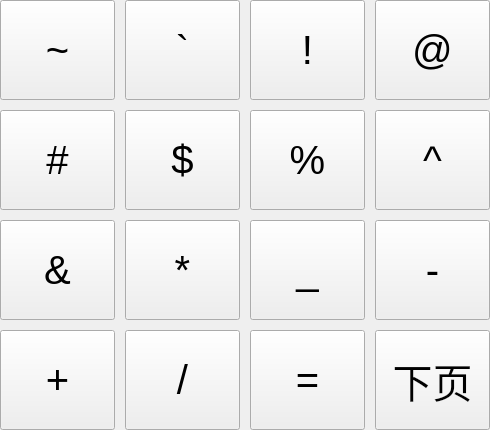
       <widget class="QWidget" name="page">
        <layout class="QGridLayout" name="gridLayout_4">
         <property name="leftMargin">
          <number>0</number>
         </property>
         <property name="topMargin">
          <number>0</number>
         </property>
         <property name="rightMargin">
          <number>0</number>
         </property>
         <property name="bottomMargin">
          <number>0</number>
         </property>
         <property name="spacing">
          <number>10</number>
         </property>
         <item row="0" column="0">
          <widget class="QPushButton" name="panelButton_tilde">
           <property name="sizePolicy">
            <sizepolicy hsizetype="Minimum" vsizetype="Minimum">
             <horstretch>0</horstretch>
             <verstretch>0</verstretch>
            </sizepolicy>
           </property>
           <property name="minimumSize">
            <size>
             <width>115</width>
             <height>100</height>
            </size>
           </property>
           <property name="maximumSize">
            <size>
             <width>100</width>
             <height>100</height>
            </size>
           </property>
           <property name="font">
            <font>
             <pointsize>30</pointsize>
            </font>
           </property>
           <property name="focusPolicy">
            <enum>Qt::NoFocus</enum>
           </property>
           <property name="text">
            <string>~</string>
           </property>
           <property name="keyCode" stdset="0">
            <UInt>126</UInt>
           </property>
          </widget>
         </item>
         <item row="0" column="1">
          <widget class="QPushButton" name="panelButton_backquote">
           <property name="sizePolicy">
            <sizepolicy hsizetype="Minimum" vsizetype="Minimum">
             <horstretch>0</horstretch>
             <verstretch>0</verstretch>
            </sizepolicy>
           </property>
           <property name="minimumSize">
            <size>
             <width>115</width>
             <height>100</height>
            </size>
           </property>
           <property name="maximumSize">
            <size>
             <width>100</width>
             <height>100</height>
            </size>
           </property>
           <property name="font">
            <font>
             <pointsize>30</pointsize>
            </font>
           </property>
           <property name="focusPolicy">
            <enum>Qt::NoFocus</enum>
           </property>
           <property name="text">
            <string>`</string>
           </property>
           <property name="keyCode" stdset="0">
            <UInt>96</UInt>
           </property>
          </widget>
         </item>
         <item row="0" column="2">
          <widget class="QPushButton" name="panelButton_exclamation">
           <property name="sizePolicy">
            <sizepolicy hsizetype="Minimum" vsizetype="Minimum">
             <horstretch>0</horstretch>
             <verstretch>0</verstretch>
            </sizepolicy>
           </property>
           <property name="minimumSize">
            <size>
             <width>115</width>
             <height>100</height>
            </size>
           </property>
           <property name="maximumSize">
            <size>
             <width>100</width>
             <height>100</height>
            </size>
           </property>
           <property name="font">
            <font>
             <pointsize>30</pointsize>
            </font>
           </property>
           <property name="focusPolicy">
            <enum>Qt::NoFocus</enum>
           </property>
           <property name="text">
            <string>!</string>
           </property>
           <property name="keyCode" stdset="0">
            <UInt>33</UInt>
           </property>
          </widget>
         </item>
         <item row="0" column="3">
          <widget class="QPushButton" name="panelButton_at">
           <property name="sizePolicy">
            <sizepolicy hsizetype="Minimum" vsizetype="Minimum">
             <horstretch>0</horstretch>
             <verstretch>0</verstretch>
            </sizepolicy>
           </property>
           <property name="minimumSize">
            <size>
             <width>115</width>
             <height>100</height>
            </size>
           </property>
           <property name="maximumSize">
            <size>
             <width>100</width>
             <height>100</height>
            </size>
           </property>
           <property name="font">
            <font>
             <pointsize>30</pointsize>
            </font>
           </property>
           <property name="focusPolicy">
            <enum>Qt::NoFocus</enum>
           </property>
           <property name="text">
            <string>@</string>
           </property>
           <property name="keyCode" stdset="0">
            <UInt>64</UInt>
           </property>
          </widget>
         </item>
         <item row="1" column="0">
          <widget class="QPushButton" name="panelButton_hash_key">
           <property name="sizePolicy">
            <sizepolicy hsizetype="Minimum" vsizetype="Minimum">
             <horstretch>0</horstretch>
             <verstretch>0</verstretch>
            </sizepolicy>
           </property>
           <property name="minimumSize">
            <size>
             <width>115</width>
             <height>100</height>
            </size>
           </property>
           <property name="maximumSize">
            <size>
             <width>100</width>
             <height>100</height>
            </size>
           </property>
           <property name="font">
            <font>
             <pointsize>30</pointsize>
            </font>
           </property>
           <property name="focusPolicy">
            <enum>Qt::NoFocus</enum>
           </property>
           <property name="text">
            <string>#</string>
           </property>
           <property name="keyCode" stdset="0">
            <UInt>35</UInt>
           </property>
          </widget>
         </item>
         <item row="1" column="1">
          <widget class="QPushButton" name="panelButton_dollar">
           <property name="sizePolicy">
            <sizepolicy hsizetype="Minimum" vsizetype="Minimum">
             <horstretch>0</horstretch>
             <verstretch>0</verstretch>
            </sizepolicy>
           </property>
           <property name="minimumSize">
            <size>
             <width>115</width>
             <height>100</height>
            </size>
           </property>
           <property name="maximumSize">
            <size>
             <width>100</width>
             <height>100</height>
            </size>
           </property>
           <property name="font">
            <font>
             <pointsize>30</pointsize>
            </font>
           </property>
           <property name="focusPolicy">
            <enum>Qt::NoFocus</enum>
           </property>
           <property name="text">
            <string>$</string>
           </property>
           <property name="keyCode" stdset="0">
            <UInt>36</UInt>
           </property>
          </widget>
         </item>
         <item row="1" column="2">
          <widget class="QPushButton" name="panelButton_modulus">
           <property name="sizePolicy">
            <sizepolicy hsizetype="Minimum" vsizetype="Minimum">
             <horstretch>0</horstretch>
             <verstretch>0</verstretch>
            </sizepolicy>
           </property>
           <property name="minimumSize">
            <size>
             <width>115</width>
             <height>100</height>
            </size>
           </property>
           <property name="maximumSize">
            <size>
             <width>100</width>
             <height>100</height>
            </size>
           </property>
           <property name="font">
            <font>
             <pointsize>30</pointsize>
            </font>
           </property>
           <property name="focusPolicy">
            <enum>Qt::NoFocus</enum>
           </property>
           <property name="text">
            <string>%</string>
           </property>
           <property name="keyCode" stdset="0">
            <UInt>37</UInt>
           </property>
          </widget>
         </item>
         <item row="2" column="0">
          <widget class="QPushButton" name="panelButton_and">
           <property name="sizePolicy">
            <sizepolicy hsizetype="Minimum" vsizetype="Minimum">
             <horstretch>0</horstretch>
             <verstretch>0</verstretch>
            </sizepolicy>
           </property>
           <property name="minimumSize">
            <size>
             <width>115</width>
             <height>100</height>
            </size>
           </property>
           <property name="maximumSize">
            <size>
             <width>100</width>
             <height>100</height>
            </size>
           </property>
           <property name="font">
            <font>
             <pointsize>30</pointsize>
            </font>
           </property>
           <property name="focusPolicy">
            <enum>Qt::NoFocus</enum>
           </property>
           <property name="text">
            <string>&amp;&amp;</string>
           </property>
           <property name="keyCode" stdset="0">
            <UInt>38</UInt>
           </property>
          </widget>
         </item>
         <item row="2" column="1">
          <widget class="QPushButton" name="panelButton_asterisk">
           <property name="sizePolicy">
            <sizepolicy hsizetype="Minimum" vsizetype="Minimum">
             <horstretch>0</horstretch>
             <verstretch>0</verstretch>
            </sizepolicy>
           </property>
           <property name="minimumSize">
            <size>
             <width>115</width>
             <height>100</height>
            </size>
           </property>
           <property name="maximumSize">
            <size>
             <width>100</width>
             <height>100</height>
            </size>
           </property>
           <property name="font">
            <font>
             <pointsize>30</pointsize>
            </font>
           </property>
           <property name="focusPolicy">
            <enum>Qt::NoFocus</enum>
           </property>
           <property name="text">
            <string>*</string>
           </property>
           <property name="keyCode" stdset="0">
            <UInt>42</UInt>
           </property>
          </widget>
         </item>
         <item row="2" column="2">
          <widget class="QPushButton" name="panelButton__">
           <property name="sizePolicy">
            <sizepolicy hsizetype="Minimum" vsizetype="Minimum">
             <horstretch>0</horstretch>
             <verstretch>0</verstretch>
            </sizepolicy>
           </property>
           <property name="minimumSize">
            <size>
             <width>115</width>
             <height>100</height>
            </size>
           </property>
           <property name="maximumSize">
            <size>
             <width>100</width>
             <height>100</height>
            </size>
           </property>
           <property name="font">
            <font>
             <pointsize>30</pointsize>
            </font>
           </property>
           <property name="focusPolicy">
            <enum>Qt::NoFocus</enum>
           </property>
           <property name="text">
            <string>_</string>
           </property>
           <property name="keyCode" stdset="0">
            <UInt>95</UInt>
           </property>
          </widget>
         </item>
         <item row="2" column="3">
          <widget class="QPushButton" name="panelButton_subtraction">
           <property name="sizePolicy">
            <sizepolicy hsizetype="Minimum" vsizetype="Minimum">
             <horstretch>0</horstretch>
             <verstretch>0</verstretch>
            </sizepolicy>
           </property>
           <property name="minimumSize">
            <size>
             <width>115</width>
             <height>100</height>
            </size>
           </property>
           <property name="maximumSize">
            <size>
             <width>100</width>
             <height>100</height>
            </size>
           </property>
           <property name="font">
            <font>
             <pointsize>30</pointsize>
            </font>
           </property>
           <property name="focusPolicy">
            <enum>Qt::NoFocus</enum>
           </property>
           <property name="text">
            <string>-</string>
           </property>
           <property name="keyCode" stdset="0">
            <UInt>45</UInt>
           </property>
          </widget>
         </item>
         <item row="3" column="0">
          <widget class="QPushButton" name="panelButton_addition">
           <property name="sizePolicy">
            <sizepolicy hsizetype="Minimum" vsizetype="Minimum">
             <horstretch>0</horstretch>
             <verstretch>0</verstretch>
            </sizepolicy>
           </property>
           <property name="minimumSize">
            <size>
             <width>115</width>
             <height>100</height>
            </size>
           </property>
           <property name="maximumSize">
            <size>
             <width>100</width>
             <height>100</height>
            </size>
           </property>
           <property name="font">
            <font>
             <pointsize>30</pointsize>
            </font>
           </property>
           <property name="focusPolicy">
            <enum>Qt::NoFocus</enum>
           </property>
           <property name="text">
            <string>+</string>
           </property>
           <property name="keyCode" stdset="0">
            <UInt>43</UInt>
           </property>
          </widget>
         </item>
         <item row="3" column="1">
          <widget class="QPushButton" name="panelButton_slash">
           <property name="sizePolicy">
            <sizepolicy hsizetype="Minimum" vsizetype="Minimum">
             <horstretch>0</horstretch>
             <verstretch>0</verstretch>
            </sizepolicy>
           </property>
           <property name="minimumSize">
            <size>
             <width>115</width>
             <height>100</height>
            </size>
           </property>
           <property name="maximumSize">
            <size>
             <width>100</width>
             <height>100</height>
            </size>
           </property>
           <property name="font">
            <font>
             <pointsize>30</pointsize>
            </font>
           </property>
           <property name="focusPolicy">
            <enum>Qt::NoFocus</enum>
           </property>
           <property name="text">
            <string>/</string>
           </property>
           <property name="keyCode" stdset="0">
            <UInt>47</UInt>
           </property>
          </widget>
         </item>
         <item row="3" column="2">
          <widget class="QPushButton" name="panelButton_equality">
           <property name="sizePolicy">
            <sizepolicy hsizetype="Minimum" vsizetype="Minimum">
             <horstretch>0</horstretch>
             <verstretch>0</verstretch>
            </sizepolicy>
           </property>
           <property name="minimumSize">
            <size>
             <width>115</width>
             <height>100</height>
            </size>
           </property>
           <property name="maximumSize">
            <size>
             <width>100</width>
             <height>100</height>
            </size>
           </property>
           <property name="font">
            <font>
             <pointsize>30</pointsize>
            </font>
           </property>
           <property name="focusPolicy">
            <enum>Qt::NoFocus</enum>
           </property>
           <property name="text">
            <string>=</string>
           </property>
           <property name="keyCode" stdset="0">
            <UInt>61</UInt>
           </property>
          </widget>
         </item>
         <item row="3" column="3">
          <widget class="QPushButton" name="panelButton_markpgdn">
           <property name="sizePolicy">
            <sizepolicy hsizetype="Minimum" vsizetype="Minimum">
             <horstretch>0</horstretch>
             <verstretch>0</verstretch>
            </sizepolicy>
           </property>
           <property name="minimumSize">
            <size>
             <width>115</width>
             <height>100</height>
            </size>
           </property>
           <property name="maximumSize">
            <size>
             <width>100</width>
             <height>100</height>
            </size>
           </property>
           <property name="font">
            <font>
             <pointsize>30</pointsize>
            </font>
           </property>
           <property name="focusPolicy">
            <enum>Qt::NoFocus</enum>
           </property>
           <property name="text">
            <string>下页</string>
           </property>
          </widget>
         </item>
         <item row="1" column="3">
          <widget class="QPushButton" name="panelButton_caret">
           <property name="sizePolicy">
            <sizepolicy hsizetype="Minimum" vsizetype="Minimum">
             <horstretch>0</horstretch>
             <verstretch>0</verstretch>
            </sizepolicy>
           </property>
           <property name="minimumSize">
            <size>
             <width>115</width>
             <height>100</height>
            </size>
           </property>
           <property name="maximumSize">
            <size>
             <width>100</width>
             <height>100</height>
            </size>
           </property>
           <property name="font">
            <font>
             <pointsize>30</pointsize>
            </font>
           </property>
           <property name="focusPolicy">
            <enum>Qt::NoFocus</enum>
           </property>
           <property name="text">
            <string>^</string>
           </property>
           <property name="keyCode" stdset="0">
            <UInt>94</UInt>
           </property>
          </widget>
         </item>
        </layout>
       </widget>
